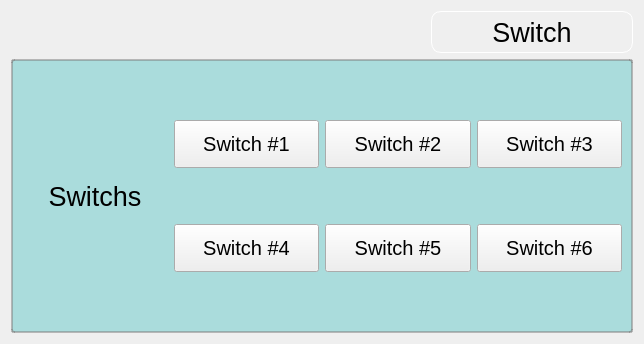
<?xml version="1.0" encoding="UTF-8"?>
<ui version="4.0">
 <class>MainSwitchPage</class>
 <widget class="QWidget" name="MainSwitchPage">
  <property name="geometry">
   <rect>
    <x>0</x>
    <y>0</y>
    <width>644</width>
    <height>344</height>
   </rect>
  </property>
  <property name="styleSheet">
   <string notr="true">QWidget#MainLightingPage {

}

QLabel#titleLabel {
	border: 1px solid white;
	border-radius: 10px;
	min-width: 200px;
	min-height: 40px;
}

QFrame#frame {
	border: 2px solid rgb(125, 125, 125, 50%);
	border-radius: 3px;
	background-color:rgb(100, 200, 200, 50%);
}

QPushButton {
	border-image: url(:/Hac/background-rect-button.png);
	min-height: 40px;
}
</string>
  </property>
  <layout class="QGridLayout" name="gridLayout_4">
   <item row="0" column="0">
    <spacer name="horizontalSpacer">
     <property name="orientation">
      <enum>Qt::Horizontal</enum>
     </property>
     <property name="sizeHint" stdset="0">
      <size>
       <width>241</width>
       <height>20</height>
      </size>
     </property>
    </spacer>
   </item>
   <item row="0" column="1">
    <widget class="QLabel" name="titleLabel">
     <property name="font">
      <font>
       <pointsize>20</pointsize>
      </font>
     </property>
     <property name="text">
      <string>Switch</string>
     </property>
     <property name="alignment">
      <set>Qt::AlignCenter</set>
     </property>
    </widget>
   </item>
   <item row="1" column="0" colspan="2">
    <widget class="QFrame" name="frame">
     <property name="sizePolicy">
      <sizepolicy hsizetype="Preferred" vsizetype="Expanding">
       <horstretch>0</horstretch>
       <verstretch>0</verstretch>
      </sizepolicy>
     </property>
     <property name="frameShape">
      <enum>QFrame::StyledPanel</enum>
     </property>
     <property name="frameShadow">
      <enum>QFrame::Raised</enum>
     </property>
     <layout class="QGridLayout" name="gridLayout">
      <item row="0" column="0" rowspan="2">
       <widget class="QLabel" name="label">
        <property name="font">
         <font>
          <pointsize>20</pointsize>
         </font>
        </property>
        <property name="text">
         <string>Switchs</string>
        </property>
        <property name="alignment">
         <set>Qt::AlignCenter</set>
        </property>
       </widget>
      </item>
      <item row="0" column="1">
       <widget class="QPushButton" name="pushButton_1">
        <property name="font">
         <font>
          <pointsize>15</pointsize>
         </font>
        </property>
        <property name="text">
         <string>Switch #1</string>
        </property>
       </widget>
      </item>
      <item row="0" column="2">
       <widget class="QPushButton" name="pushButton_2">
        <property name="font">
         <font>
          <pointsize>15</pointsize>
         </font>
        </property>
        <property name="text">
         <string>Switch #2</string>
        </property>
       </widget>
      </item>
      <item row="0" column="3">
       <widget class="QPushButton" name="pushButton_3">
        <property name="font">
         <font>
          <pointsize>15</pointsize>
         </font>
        </property>
        <property name="text">
         <string>Switch #3</string>
        </property>
       </widget>
      </item>
      <item row="1" column="1">
       <widget class="QPushButton" name="pushButton_4">
        <property name="font">
         <font>
          <pointsize>15</pointsize>
         </font>
        </property>
        <property name="text">
         <string>Switch #4</string>
        </property>
       </widget>
      </item>
      <item row="1" column="2">
       <widget class="QPushButton" name="pushButton_5">
        <property name="font">
         <font>
          <pointsize>15</pointsize>
         </font>
        </property>
        <property name="text">
         <string>Switch #5</string>
        </property>
       </widget>
      </item>
      <item row="1" column="3">
       <widget class="QPushButton" name="pushButton_6">
        <property name="font">
         <font>
          <pointsize>15</pointsize>
         </font>
        </property>
        <property name="text">
         <string>Switch #6</string>
        </property>
       </widget>
      </item>
     </layout>
    </widget>
   </item>
  </layout>
 </widget>
 <resources>
  <include location="../res/hac.qrc"/>
 </resources>
 <connections/>
</ui>
